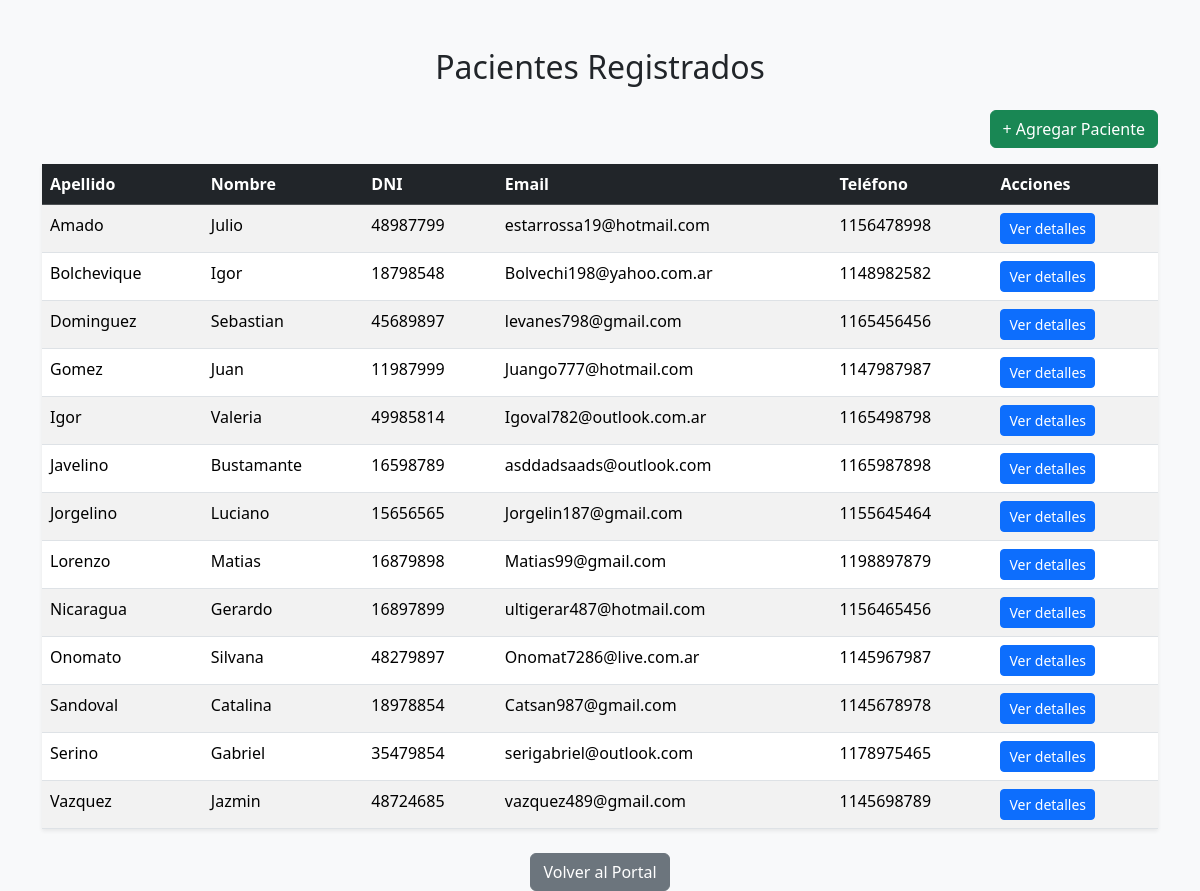
/pacientes/lista_pacientes/ (signed in), run on an earlier commit of the app's database.
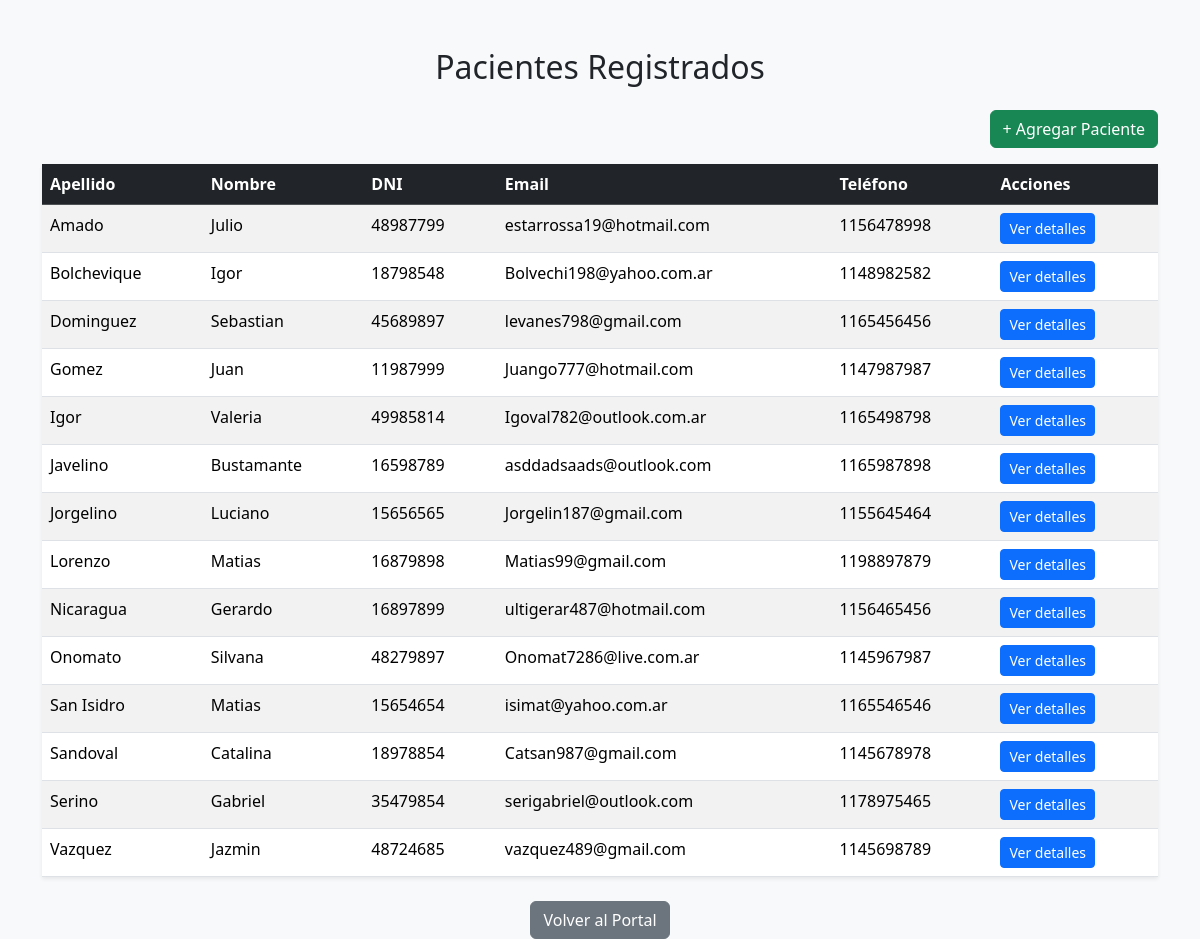
And on a later commit of the database.
### pacientes/models.py (models this page shows, shortened)
class Paciente(models.Model):
    perfil_usuario = models.ForeignKey(
        'usuarios.PerfilUsuario',
        on_delete=models.CASCADE,
        related_name="pacientes_asociados"
    )
    nombre = models.CharField(max_length=100)
    apellido = models.CharField(max_length=100)
    dni = models.CharField(max_length=20)
    email = models.EmailField()
    telefono = models.CharField(max_length=30)
    fecha_nacimiento = models.DateField(null=True, blank=True)
    obra_social = models.CharField(max_length=100, null=True, blank=True)

### pacientes/views.py (the view)
# urls.py: path("lista_pacientes/", views.lista_pacientes, name="lista_pacientes"),
@login_required
def lista_pacientes(request):
    pacientes = Paciente.objects.all().order_by("apellido", "nombre")
    return render(request, "pacientes/lista_pacientes.html", {
        "pacientes": pacientes
    })

### pacientes/context_processors.py (called while the page is built)
def paciente_context(request):
    paciente = None
    paciente_id = None
    try:
        perfil = request.user.perfil
        if perfil and hasattr(perfil, "pacientes"):
            paciente_id = request.session.get("paciente_id")
            if paciente_id:
                paciente = perfil.pacientes.filter(id=paciente_id).first()
    except:
        pass
    return {
        "paciente": paciente,
        "paciente_id": paciente_id,
    }

### pacientes/templates/pacientes/lista_pacientes.html (shortened to what this page needs)
{% load static %}
<!DOCTYPE html>
<html>
<head>
    <link href="https://cdn.jsdelivr.net/npm/bootstrap@5.3.3/dist/css/bootstrap.min.css" rel="stylesheet">
</head>
<body class="bg-light">
<div class="container mt-5">
    <h2 class="text-center mb-4">Pacientes Registrados</h2>
    <div class="text-end mb-3">
        <a href="{% url 'pacientes:crear_paciente' %}" class="btn btn-success">
            + Agregar Paciente
        </a>
    </div>
    {% if pacientes %}
        <table class="table table-striped table-hover shadow-sm">
            <thead class="table-dark">
                <tr>
                    <th>Apellido</th>
                    <th>Nombre</th>
                    <th>DNI</th>
                    <th>Email</th>
                    <th>Teléfono</th>
                    <th>Acciones</th>
                </tr>
            </thead>
            <tbody>
                {% for paciente in pacientes %}
                <tr>
                    <td>{{ paciente.apellido }}</td>
                    <td>{{ paciente.nombre }}</td>
                    <td>{{ paciente.dni }}</td>
                    <td>{{ paciente.email }}</td>
                    <td>{{ paciente.telefono }}</td>
                    <td>
                        <a href="{% url 'pacientes:paciente_detalle' paciente.id %}" class="btn btn-sm btn-primary">
                            Ver detalles
                        </a>
                    </td>
                </tr>
                {% endfor %}
            </tbody>
        </table>
    {% else %}
        <div class="alert alert-info text-center">
            No hay pacientes registrados.
        </div>
    {% endif %}
    <div class="text-center mt-4">
        <a href="{% url 'usuarios:perfil' %}" class="btn btn-secondary">
            Volver al Portal
        </a>
    </div>
</div>
</body>
</html>

What changed in the data, as far as the page shows it:
added Paciente: apellido "San Isidro", nombre "Matias", dni "15654654", email "isimat@yahoo.com.ar", telefono "1165546546"
